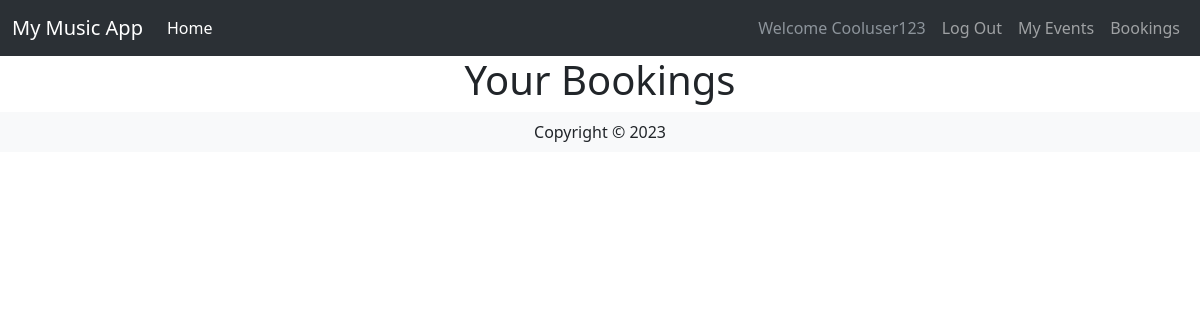
Page /userbookings (signed in) on the earlier database version.
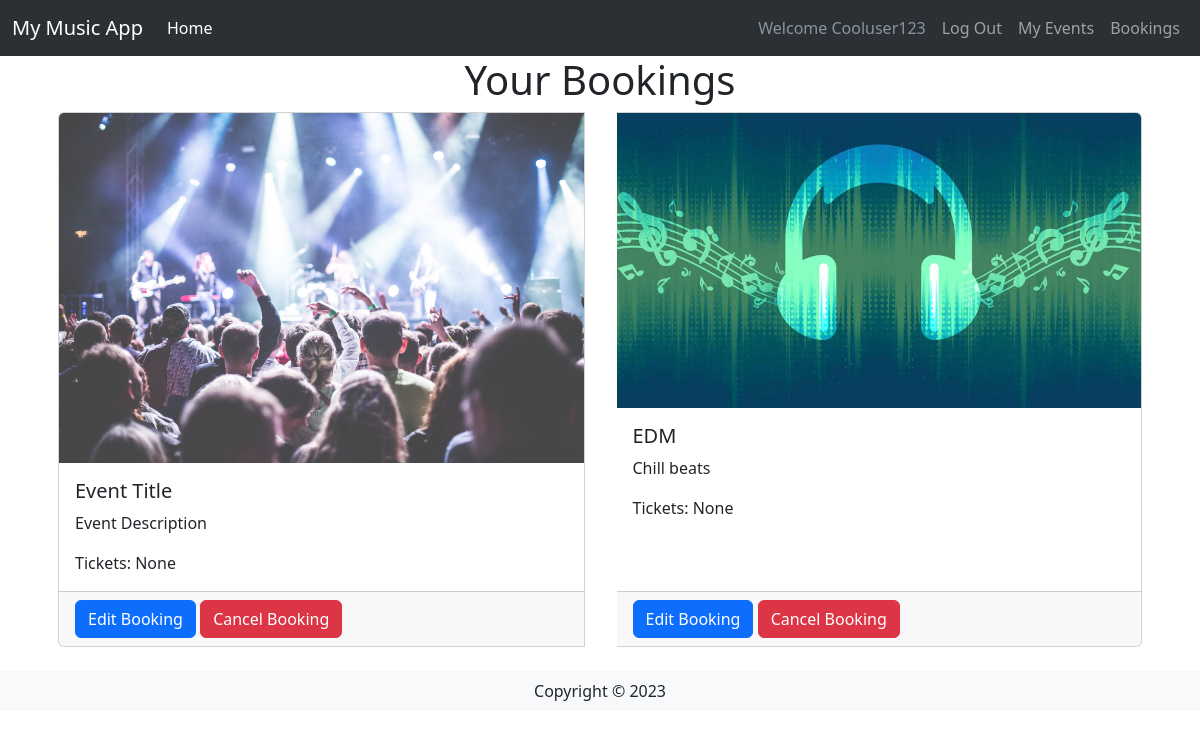
Same page on the later database version.
### website/models.py (models this page shows, shortened)
class User(db.Model,UserMixin):
    __tablename__ = 'User' # good practice to specify table name
    id = db.Column(db.Integer, primary_key=True)
    UserName = db.Column(db.String(100), index=True, unique=True, nullable=False)
    UserEmail = db.Column(db.String(100), index=True, nullable=False)
    UserPass_hash = db.Column(db.String(255), nullable=False)
    Phone_Num = db.Column(db.NUMERIC(20), nullable=False)
    Comments = db.relationship('Comment', backref='user')

class Concert(db.Model):
    __tablename__ = 'Event'
    id = db.Column(db.Integer, primary_key=True)
    EventName = db.Column(db.String(80))
    EventDesc = db.Column(db.String(200))
    EventImage = db.Column(db.String(400))
    EventDate = db.Column(db.String(100))
    EventLocation = db.Column(db.String(100))
    EventInfo = db.Column(db.String(200))
    EventPrice = db.Column(db.DECIMAL(9, 2))
    EventStatus = db.Column(db.String(20))
    EventTicketCount = db.Column(db.Integer)
    UserId = db.Column(db.Integer, db.ForeignKey('User.id'))
    userCreator = db.relationship('User', backref='events_created')
    EventTime = db.Column(db.String(100))
    Comments = db.relationship('Comment', backref='concert')

### website/userbooking.py (the view)
@usebookbp.route('/userbookings', methods=['GET', 'POST'])
@login_required
def userbookings():
    id= current_user.id
    userquery = db.select(Booking.EventID).where(Booking.UserID==id)
    userresult = db.session.execute(userquery).scalars()
    userbookings = userresult.all()
    showtickets = db.select(Booking.TicketQuantity).where(Booking.EventID==id).where(Booking.UserID==id)
    ticketresult = db.session.execute(showtickets).scalars()
    ticketbook = ticketresult.all()
    concerts = db.session.scalars(db.select(Concert).where(Concert.id.in_(userbookings)))
    usertickets = db.session.scalar(db.select(Booking.TicketQuantity).where(Booking.id.in_(ticketbook)))
    print(showtickets)
    print(ticketresult.first())
    print(ticketbook)
    print(usertickets)
    return render_template('user/bookings.html',concerts = concerts, tickets = usertickets)

### website/templates/user/bookings.html (shortened to what this page needs)
{% extends 'base.html' %}
{% block content %}
<div class="container">
  <h1 class="text-center">Your Bookings</h1>
  <div class="card-group">
    {% for concert in concerts %}
    <div class="card mx-3 mb-4">
      <img
        class="card-img-top"
        src="{{ concert.EventImage }}"
        alt="{{ concert.EventName }} Image"
      />
      <div class="card-body">
        <h5 class="card-title">{{ concert.EventName }}</h5>
        <p class="card-text">{{ concert.EventDesc }}</p>
        <p class="card-text">Tickets: {{ tickets }}</p>
      </div>
      <div class="card-footer">
        <a
          href="{{ url_for('bookings.edit', id=concert.id) }}"
          class="btn btn-primary"
        >
          Edit Booking
        </a>
        <a
          href="{{ url_for('bookings.delete', id=concert.id) }}"
          class="btn btn-danger"
        >
          Cancel Booking
        </a>
      </div>
    </div>
    {% endfor %}
  </div>
</div>
{% endblock %}

### website/templates/base.html (shortened to what this page needs)
<html>
  <head>
    <link
      href="https://cdn.jsdelivr.net/npm/bootstrap@5.3.0-alpha3/dist/css/bootstrap.min.css"
      rel="stylesheet"
    />
  </head>
  <body>
    <headerclass="bg-light border-bottom">
      <nav
        data-bs-theme="dark"
        class="navbar bg-primary navbar-expand-lg bg-body-tertiary"
      >
        <div class="container-fluid">
          <a class="navbar-brand" href="/">My Music App</a>
          <div class="collapse navbar-collapse" id="navbarSupportedContent">
            <ul class="navbar-nav me-auto mb-2 mb-lg-0">
              <li class="nav-item">
                <a class="nav-link active" aria-current="page" href="/">Home</a>
              </li>
            </ul>
            <div class="navbar-nav ml-auto">
              {% if current_user.is_authenticated %}
              <a class="nav-item nav-link disabled text-muted" href="#"
                >Welcome {{current_user.UserName}}</a
              >
              <a class="nav-item nav-link" href="{{ url_for('auth.logout') }}"
                >Log Out</a
              >
              {% endif %}
              <a class="nav-item nav-link" href="{{ url_for('events.events') }}">My Events</a>
              <a class="nav-item nav-link" href="{{ url_for('userbooking.userbookings') }}">Bookings</a>
            </div>
          </div>
        </div>
      </nav>
    {% block content %} {% endblock %}
    <footer class="footer">
      <div class="text-center py-2 bg-light">
        <span class="text-dark">Copyright &copy; {{year}}</span>
      </div>
    </footer>
  </body>
</html>

Differences in the rows shown:
now on this page (row unchanged): Concert: EventImage (picture), EventName "Event Title", EventDesc "Event Description", tickets "None"
added Concert: EventImage (picture), EventName "EDM", EventDesc "Chill beats", tickets "None"
